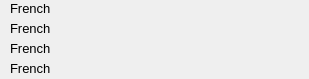
        <widget class="QWidget" name="scrollAreaWidgetContents_4">
         <property name="geometry">
          <rect>
           <x>0</x>
           <y>0</y>
           <width>309</width>
           <height>79</height>
          </rect>
         </property>
         <widget class="QLabel" name="label_10">
          <property name="geometry">
           <rect>
            <x>10</x>
            <y>0</y>
            <width>291</width>
            <height>16</height>
           </rect>
          </property>
          <property name="font">
           <font>
            <family>MS Sans Serif</family>
            <pointsize>10</pointsize>
           </font>
          </property>
          <property name="text">
           <string>French</string>
          </property>
         </widget>
         <widget class="QLabel" name="label_11">
          <property name="geometry">
           <rect>
            <x>10</x>
            <y>20</y>
            <width>291</width>
            <height>16</height>
           </rect>
          </property>
          <property name="font">
           <font>
            <family>MS Sans Serif</family>
            <pointsize>10</pointsize>
           </font>
          </property>
          <property name="text">
           <string>French</string>
          </property>
         </widget>
         <widget class="QLabel" name="label_12">
          <property name="geometry">
           <rect>
            <x>10</x>
            <y>40</y>
            <width>291</width>
            <height>16</height>
           </rect>
          </property>
          <property name="font">
           <font>
            <family>MS Sans Serif</family>
            <pointsize>10</pointsize>
           </font>
          </property>
          <property name="text">
           <string>French</string>
          </property>
         </widget>
         <widget class="QLabel" name="label_13">
          <property name="geometry">
           <rect>
            <x>10</x>
            <y>60</y>
            <width>291</width>
            <height>16</height>
           </rect>
          </property>
          <property name="font">
           <font>
            <family>MS Sans Serif</family>
            <pointsize>10</pointsize>
           </font>
          </property>
          <property name="text">
           <string>French</string>
          </property>
         </widget>
        </widget>
